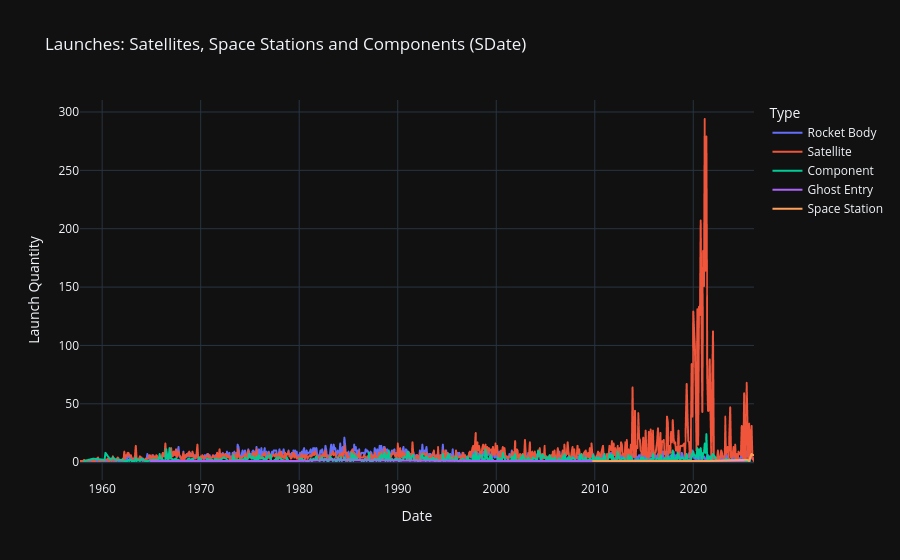
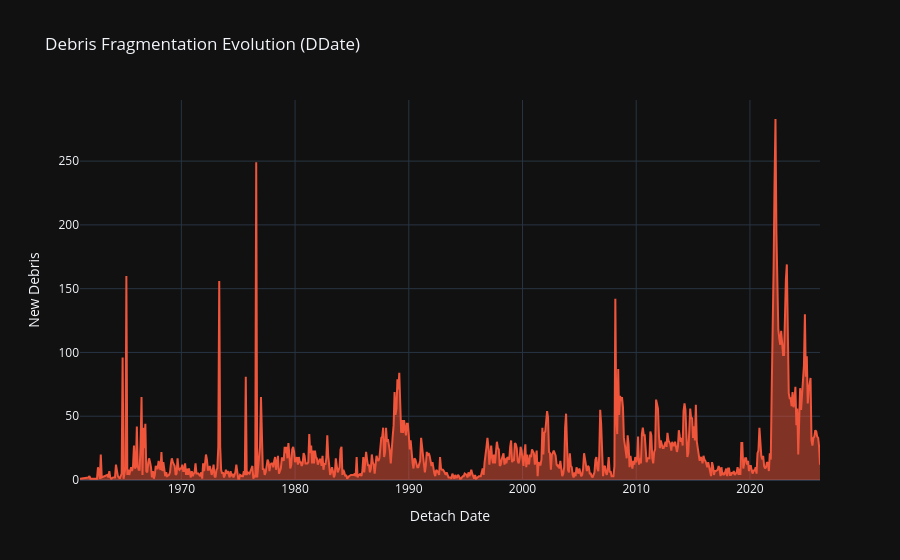

Notebook cell for these charts, in order:
### Code cell
# 1. CARREGAMENTO E LIMPEZA DE DADOS
def load_and_clean_data(file_path):
    # Ler os nomes das colunas da primeira linha (removendo o prefixo #)
    with open(file_path, 'r') as f:
        header = f.readline().lstrip('#').strip().split(',')
    
    # Carregar o dataset saltando a linha de atualização
    df = pd.read_csv(file_path, skiprows=2, names=header, comment='#', low_memory=False)

    # Lógica NAAN: Converter identificadores ausentes ou NAAN para string para evitar erros
    df['Satcat'] = df['Satcat'].astype(str).replace('nan', 'NAAN')

    # Conversão de Datas (LDate: Launch Date)
    # Extraímos os primeiros 10 caracteres para garantir o formato YYYY-MM-DD
    df['LDate_DT'] = pd.to_datetime(df['LDate'].str.slice(0, 10), errors='coerce')
    df['Year'] = df['LDate_DT'].dt.year

    # Conversão de Numéricos (Remover espaços e converter erros em NaN)
    cols_numeric = ['Mass', 'PERIGEE', 'APOGEE', 'INCLINATION']
    for col in cols_numeric:
        df[col] = pd.to_numeric(df[col], errors='coerce')

    return df

# Carregar os dados
df = load_and_clean_data(f'{path}/merged_dataset_tle.csv')

# --- ANÁLISE EXPLORATÓRIA COM PLOTLY ---

###########################################################
# 1. Evolução Temporal: Lançamentos por Ano e Tipo
###########################################################
df['DDate'] = pd.to_datetime(df['DDate'], errors='coerce')
df['SDate'] = pd.to_datetime(df['SDate'], errors='coerce')

    # We want DDate for debris (end of life) and SDate for active satellites (start of life)
df['Timeline_Date'] = df.apply(
    lambda row: row['DDate'] if row['Type'] == 'Debris' else row['SDate'], 
    axis=1
)
df['YearMonth'] = df['Timeline_Date'].dt.to_period('M').dt.to_timestamp()
monthly_data = df.groupby(['YearMonth', 'Type']).size().reset_index(name='Count')
monthly_data = monthly_data.sort_values('YearMonth')

    ############################################################
    # Only Active (Satellites, Space Stations, Components)
    ############################################################
df_active = monthly_data[monthly_data['Type'] != 'Debris']

fig_active = px.line(df_active, x='YearMonth', y='Count', color='Type',
                    title='Launches: Satellites, Space Stations and Components (SDate)',
                    labels={'Count': 'Launch Quantity', 'YearMonth': 'Date'},
                    template='plotly_dark')
fig_active.show()

    ############################################################
    # Only Debris
    ############################################################
df_debris = monthly_data[monthly_data['Type'] == 'Debris']

fig_debris = px.area(df_debris, x='YearMonth', y='Count',
                    title='Debris Fragmentation Evolution (DDate)',
                    labels={'Count': 'New Debris', 'YearMonth': 'Detach Date'},
                    color_discrete_sequence=['#ef553b'], # Cor de alerta/perigo
                    template='plotly_dark')
fig_debris.show()
############################################################
# 2. Geopolítica: Top 10 Países/Entidades
############################################################
top_states = df['State'].value_counts().head(10).reset_index()
fig2 = px.bar(top_states, x='count', y='State', orientation='h',
             title='Top 10 Entidades com Mais Objetos em Órbita',
             labels={'count': 'Total de Objetos', 'State': 'Estado/Organização'},
             color='count', color_continuous_scale='Viridis',
             template='plotly_white')
fig2.show()

# 3. Dinâmica Orbital: Distribuição por Regime de Órbita (OpOrbit)
orbit_counts = df['OpOrbit'].value_counts().head(12).reset_index()
fig3 = px.pie(orbit_counts, values='count', names='OpOrbit', 
             title='Distribuição por Regimes Orbitais (LEO, GEO, MEO, etc.)',
             hole=0.4, template='plotly_white')
fig3.show()

# 4. Densidade de Satélites: Altitude vs Inclinação
# Filtramos LEO (Baixa órbita < 2000km) para melhor visualização
leo_df = df[df['PERIGEE'] < 2000].dropna(subset=['INCLINATION', 'PERIGEE'])
fig4 = px.scatter(leo_df.sample(n=min(15000, len(leo_df))), # Amostra para performance
                 x='PERIGEE', y='INCLINATION', color='Type',
                 opacity=0.4, size_max=5,
                 title='Densidade em LEO: Altitude de Perigeu vs Inclinação',
                 labels={'PERIGEE': 'Altitude (km)', 'INCLINATION': 'Inclinação (graus)'},
                 template='plotly_dark')
fig4.show()

# 5. Análise de Massa: Evolução do Tamanho dos Objetos
mass_trend = df.groupby('Year')['Mass'].median().reset_index()
fig5 = px.scatter(mass_trend, x='Year', y='Mass', trendline="lowess",
                 title='Evolução da Massa Mediana dos Satélites (Miniaturização vs Grandes Constelações)',
                 labels={'Mass': 'Massa Mediana (kg)'},
                 template='plotly_white')
fig5.show()

# 6. O Fenómeno SpaceX (Análise de Propriedade)
spacex_df = df[df['Owner'] == 'SPXS'].groupby('Year').size().reset_index(name='Count')
fig6 = px.area(spacex_df, x='Year', y='Count', 
              title='Impacto da SpaceX (Starlink) no Volume de Lançamentos',
              labels={'Count': 'Objetos Lançados pela SpaceX'},
              color_discrete_sequence=['#005288'])
fig6.show()

# MÉTRICA EXTRA: Cálculo de Lifetime (Tempo em órbita)
df['DDate_DT'] = pd.to_datetime(df['DDate'].str.slice(0, 10), errors='coerce')
df['Lifetime_Days'] = (df['DDate_DT'] - df['LDate_DT']).dt.days

# Visualizar Lifetime para objetos que já reentraram
lifetime_df = df[df['Lifetime_Days'] > 0]
fig7 = px.histogram(lifetime_df, x='Lifetime_Days', nbins=50,
                   title='Distribuição do Tempo de Vida de Objetos que Reentraram',
                   labels={'Lifetime_Days': 'Dias em Órbita'},
                   log_y=True, template='plotly_white')
fig7.show()

### Figure 1 — Plotly figure (JSON) as saved in the notebook; plotly's stock layout.template omitted (floating-point values rounded to 4 significant figures; data arrays with more than 128 entries replaced by an {"elided": "..."} marker saying what was removed)
{"data": [{"hovertemplate": "Type=Rocket Body<br>Date=%{x}<br>Launch Quantity=%{y}<extra></extra>", "legendgroup": "Rocket Body", "line": {"color": "#636efa", "dash": "solid"}, "marker": {"symbol": "circle"}, "mode": "lines", "name": "Rocket Body", "showlegend": true, "type": "scattergl", "x": {"elided": "777 str values"}, "xaxis": "x", "y": {"elided": "777 int values"}, "yaxis": "y"}, {"hovertemplate": "Type=Satellite<br>Date=%{x}<br>Launch Quantity=%{y}<extra></extra>", "legendgroup": "Satellite", "line": {"color": "#EF553B", "dash": "solid"}, "marker": {"symbol": "circle"}, "mode": "lines", "name": "Satellite", "showlegend": true, "type": "scattergl", "x": {"elided": "798 str values"}, "xaxis": "x", "y": {"elided": "798 int values"}, "yaxis": "y"}, {"hovertemplate": "Type=Component<br>Date=%{x}<br>Launch Quantity=%{y}<extra></extra>", "legendgroup": "Component", "line": {"color": "#00cc96", "dash": "solid"}, "marker": {"symbol": "circle"}, "mode": "lines", "name": "Component", "showlegend": true, "type": "scattergl", "x": {"elided": "575 str values"}, "xaxis": "x", "y": {"elided": "575 int values"}, "yaxis": "y"}, {"hovertemplate": "Type=Ghost Entry<br>Date=%{x}<br>Launch Quantity=%{y}<extra></extra>", "legendgroup": "Ghost Entry", "line": {"color": "#ab63fa", "dash": "solid"}, "marker": {"symbol": "circle"}, "mode": "lines", "name": "Ghost Entry", "showlegend": true, "type": "scattergl", "x": ["1964-12-01T00:00:00.000000", "1976-10-01T00:00:00.000000", "1979-12-01T00:00:00.000000", "1982-12-01T00:00:00.000000", "1997-06-01T00:00:00.000000", "2019-12-01T00:00:00.000000", "2024-12-01T00:00:00.000000", "2025-03-01T00:00:00.000000"], "xaxis": "x", "y": [1, 1, 1, 2, 1, 1, 1, 1], "yaxis": "y"}, {"hovertemplate": "Type=Space Station<br>Date=%{x}<br>Launch Quantity=%{y}<extra></extra>", "legendgroup": "Space Station", "line": {"color": "#FFA15A", "dash": "solid"}, "marker": {"symbol": "circle"}, "mode": "lines", "name": "Space Station", "showlegend": true, "type": "scattergl", "x": ["2009-11-01T00:00:00.000000", "2013-11-01T00:00:00.000000", "2021-04-01T00:00:00.000000", "2021-07-01T00:00:00.000000", "2025-07-01T00:00:00.000000", "2025-09-01T00:00:00.000000", "2025-10-01T00:00:00.000000", "2025-12-01T00:00:00.000000", "2026-02-01T00:00:00.000000"], "xaxis": "x", "y": [1, 1, 1, 1, 2, 1, 3, 7, 6], "yaxis": "y"}], "layout": {"legend": {"title": {"text": "Type"}, "tracegroupgap": 0}, "title": {"text": "Launches: Satellites, Space Stations and Components (SDate)"}, "xaxis": {"anchor": "y", "domain": [0, 1], "title": {"text": "Date"}}, "yaxis": {"anchor": "x", "domain": [0, 1], "title": {"text": "Launch Quantity"}}}}

### Figure 2 — Plotly figure (JSON) as saved in the notebook; plotly's stock layout.template omitted (floating-point values rounded to 4 significant figures; data arrays with more than 128 entries replaced by an {"elided": "..."} marker saying what was removed)
{"data": [{"fillpattern": {"shape": ""}, "hovertemplate": "Detach Date=%{x}<br>New Debris=%{y}<extra></extra>", "legendgroup": "", "line": {"color": "#ef553b"}, "marker": {"symbol": "circle"}, "mode": "lines", "name": "", "orientation": "v", "showlegend": false, "stackgroup": "1", "type": "scatter", "x": {"elided": "749 str values"}, "xaxis": "x", "y": {"elided": "749 int values"}, "yaxis": "y"}], "layout": {"legend": {"tracegroupgap": 0}, "title": {"text": "Debris Fragmentation Evolution (DDate)"}, "xaxis": {"anchor": "y", "domain": [0, 1], "title": {"text": "Detach Date"}}, "yaxis": {"anchor": "x", "domain": [0, 1], "title": {"text": "New Debris"}}}}
